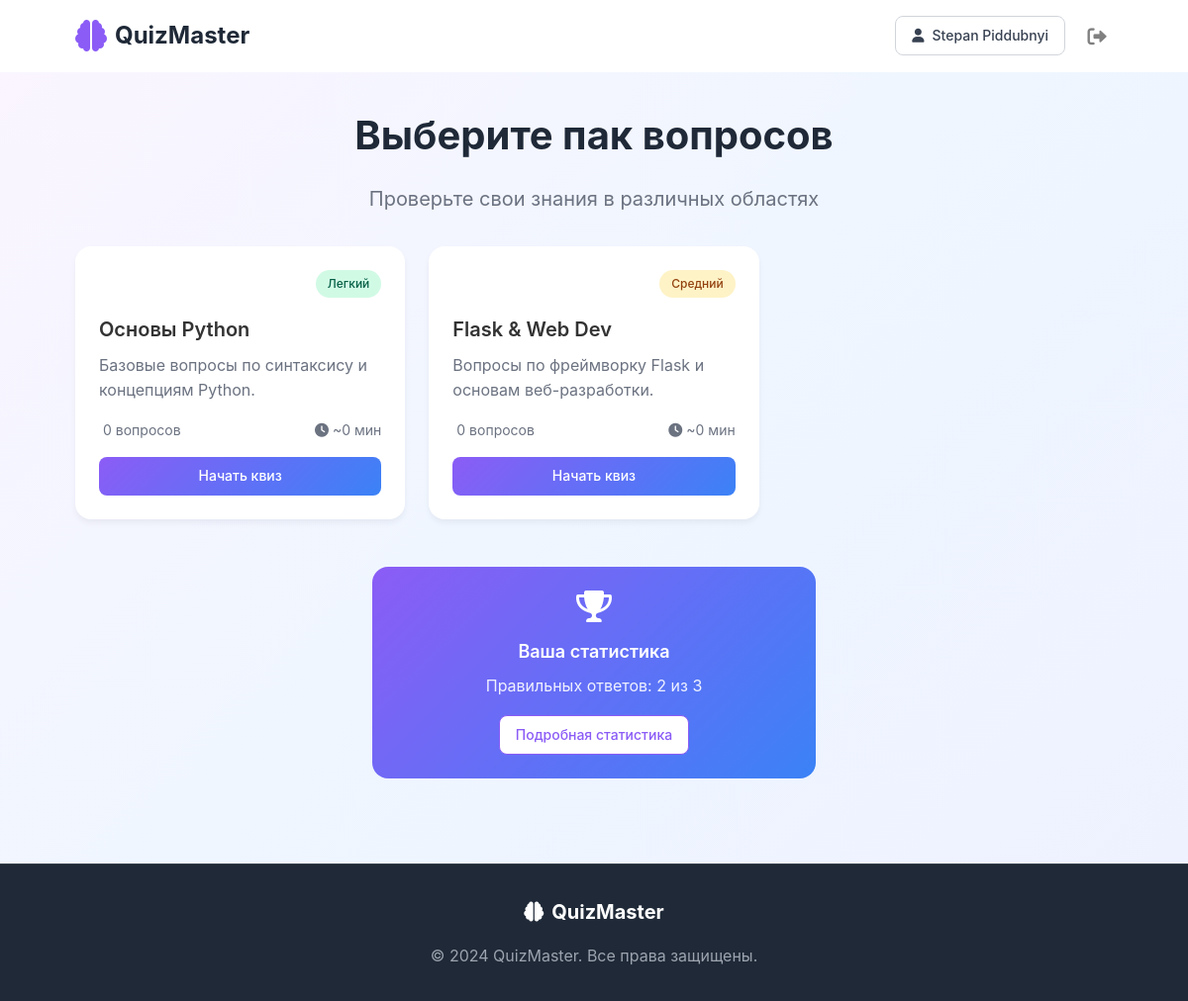
Screenshot of /packs (signed in) with the database file from the repository.
### app.py (models this page shows, shortened)
class User(db.Model):
    id = db.Column(db.Integer, primary_key=True)
    name = db.Column(db.String(80), unique=False, nullable=False)
    email = db.Column(db.String(120), unique=True, nullable=False)
    password_hash = db.Column(db.String(128), nullable=False)
    registered_at = db.Column(db.DateTime, nullable=False, default=datetime.utcnow)
    quiz_stats = db.relationship('UserQuizStat', backref='user', lazy=True)

class QuizPack(db.Model):
    id = db.Column(db.Integer, primary_key=True)
    title = db.Column(db.String(100), unique=True, nullable=False)
    description = db.Column(db.String(500), nullable=True)
    image_url = db.Column(db.String(200), nullable=True)
    color = db.Column(db.String(20), default='blue')
    difficulty = db.Column(db.String(20), default='Легкий')
    questions = db.relationship('Question', backref='quiz_pack', lazy=True)
    user_stats = db.relationship('UserQuizStat', backref='quiz_pack', lazy=True)

### app.py (the view)
@app.route("/packs")
def packs():
    if not g.user:
        flash("Пожалуйста, войдите, чтобы просматривать квизы.", "warning")
        return redirect(url_for('login'))
    all_packs = QuizPack.query.all()
    user_overall_stats = None # Инициализируем None по умолчанию
    if g.user:
        total_correct_answers = db.session.query(
            func.sum(UserQuizStat.total_correct)
        ).filter_by(user_id=g.user.id).scalar() or 0
        total_questions_answered = db.session.query(
            func.sum(UserQuizStat.total_questions)
        ).filter_by(user_id=g.user.id).scalar() or 0
        class UserOverallStats:
            def __init__(self, correct, total):
                self.correct_answers = correct
                self.total_questions = total
                self.games_played = 0 # Можно добавить, если нужно для отображения на packs
                self.best_score = 0   # Если нужно
        if total_questions_answered > 0 or total_correct_answers > 0:
            user_overall_stats = UserOverallStats(total_correct_answers, total_questions_answered)
        else:
            user_overall_stats = UserOverallStats(0, 0)
    return render_template("packs.html", packs=all_packs, user_stats=user_overall_stats)

### app.py (called while the page is built)
@app.before_request
def create_tables_if_not_exist():
    if not os.path.exists(database_path):
        with app.app_context():
            db.create_all()
            print("Database 'quiz_app.db' and tables created.")
            _create_initial_data()  # Вызываем функцию для добавления начальных данных

@app.before_request
def load_logged_in_user():
    user_id = session.get('user_id')
    if user_id is None:
        g.user = None
    else:
        g.user = User.query.get(user_id)

@app.context_processor
def inject_user():
    return dict(user=g.user)

### templates/packs.html (shortened to what this page needs)
{% extends "base.html" %}
{% block content %}
<div class="packs-bg">
    <div class="container">
        <div class="page-header">
            <h1>Выберите пак вопросов</h1>
            <p>Проверьте свои знания в различных областях</p>
        </div>
        <div class="packs-grid">
            {% for pack in packs %}
            <div class="pack-card">
                <div class="pack-header">
                    <div class="pack-indicator {{ pack.color }}"></div>
                    <div class="difficulty-badge difficulty-{{ pack.difficulty.lower() }}">
                        {{ pack.difficulty }}
                    </div>
                </div>
                <h3>{{ pack.title }}</h3>
                <p>{{ pack.description }}</p>
                <div class="pack-info">
                    <div class="pack-stat">
                        {{ pack.questions_data | length }} вопросов
                    </div>
                    <div class="pack-stat">
                        <i class="fas fa-clock"></i>
                        ~{{ (pack.questions_data | length * 0.5) | round | int }} мин
                    </div>
                </div>
                <a href="{{ url_for('quiz', pack_id=pack.id) }}" class="btn btn-primary btn-full">
                    Начать квиз
                </a>
            </div>
            {% endfor %}
        </div>
        {% if user and user_stats %}
        <div class="user-stats-card">
            <div class="stats-content">
                <i class="fas fa-trophy"></i>
                <h3>Ваша статистика</h3>
                <p>Правильных ответов: {{ user_stats.correct_answers }} из {{ user_stats.total_questions }}</p>
                <a href="{{ url_for('profile') }}" class="btn btn-secondary">
                    Подробная статистика
                </a>
            </div>
        </div>
        {% endif %}
    </div>
</div>
{% endblock %}

### templates/_header.html
    <header class="header">
        <div class="container">
            <div class="header-content">
                <a href="{{ url_for('index') }}" class="logo">
                    <i class="fas fa-brain"></i>
                    <span>QuizMaster</span>
                </a>
                <div class="header-actions">
                    {% if user %}
                        <a href="{{ url_for('profile') }}" class="btn btn-outline">
                            <i class="fas fa-user"></i>
                            {{ user.name }}
                        </a>
                        <a href="{{ url_for('logout') }}" class="btn btn-ghost btn-icon-logout">
                            <i class="fas fa-sign-out-alt"></i>
                        </a>
                    {% else %}
                        <a href="{{ url_for('login') }}" class="btn btn-outline">Войти</a>
                        <a href="{{ url_for('register') }}" class="btn btn-primary">Регистрация</a>
                    {% endif %}
                </div>
            </div>
        </div>
    </header>

### static/css/style.css (style rules this page uses)
* { margin: 0; padding: 0; box-sizing: border-box; }
html, body { height: 100%; margin: 0; padding: 0; font-family: -apple-system, BlinkMacSystemFont, "Segoe UI", Roboto, sans-serif; display: flex; flex-direction: column; font-family: -apple-system, BlinkMacSystemFont, "Segoe UI", Roboto, sans-serif; line-height: 1.6; color: #333; }
.container { width: 90%; max-width: 1200px; margin: 0 auto; padding: 0 1rem; }
.btn { display: inline-flex; align-items: center; justify-content: center; padding: 0.5rem 1rem; border: none; border-radius: 0.5rem; font-size: 0.875rem; font-weight: 500; text-decoration: none; cursor: pointer; transition: all 0.2s; gap: 0.5rem; }
.btn-primary { background: linear-gradient(135deg, #8b5cf6, #3b82f6); color: white; }
.btn-outline { border: 1px solid #d1d5db; background: white; color: #374151; }
.btn-secondary { background: white; color: #8b5cf6; border: 1px solid #8b5cf6; }
.btn-ghost { background: transparent; color: #6b7280; }
.btn-full { width: 100%; }
.header { border-bottom: 1px solid rgba(255, 255, 255, 0.2); background: rgba(255, 255, 255, 0.8); backdrop-filter: blur(10px); }
.header-content { display: flex; align-items: center; justify-content: space-between; padding: 1rem 0; }
.logo { display: flex; align-items: center; gap: 0.5rem; font-size: 1.5rem; font-weight: bold; color: #1f2937; text-decoration: none; }
.logo i { color: #8b5cf6; font-size: 2rem; }
.header-actions { display: flex; align-items: center; gap: 1rem; }
.btn-icon-logout { display: inline-flex; align-items: center; justify-content: center; width: 30px; height: 30px; border-radius: 5%; background-color: white; color: gray; font-size: 1.2rem; text-decoration: none; transition: background-color 0.3s ease; border: none; cursor: pointer; }
.packs-bg { min-height: 100vh; background: linear-gradient(135deg, #faf5ff 0%, #eff6ff 50%, #eef2ff 100%); }
.page-header { text-align: center; padding: 2rem 0; }
.page-header h1 { font-size: 2.5rem; font-weight: bold; color: #1f2937; margin-bottom: 1rem; }
.page-header p { font-size: 1.25rem; color: #6b7280; }
.packs-grid { display: grid; gap: 1.5rem; grid-template-columns: 1fr; margin-bottom: 3rem; }
@media (min-width: 768px) { .packs-grid { grid-template-columns: repeat(2, 1fr); } }
@media (min-width: 1024px) { .packs-grid { grid-template-columns: repeat(3, 1fr); } }
.pack-card { background: white; border-radius: 1rem; padding: 1.5rem; box-shadow: 0 4px 6px rgba(0, 0, 0, 0.05); transition: all 0.2s; cursor: pointer; }
.pack-header { display: flex; align-items: center; justify-content: space-between; margin-bottom: 1rem; }
.pack-indicator { width: 1rem; height: 1rem; border-radius: 50%; }
.difficulty-badge { padding: 0.25rem 0.75rem; border-radius: 9999px; font-size: 0.75rem; font-weight: 500; }
.difficulty-легкий { background: #d1fae5; color: #065f46; }
.difficulty-средний { background: #fef3c7; color: #92400e; }
.pack-card h3 { font-size: 1.25rem; font-weight: 600; margin-bottom: 0.5rem; transition: color 0.2s; }
.pack-card p { color: #6b7280; margin-bottom: 1rem; }
.pack-info { display: flex; justify-content: space-between; margin-bottom: 1rem; font-size: 0.875rem; color: #6b7280; }
.pack-stat { display: flex; align-items: center; gap: 0.25rem; }
.user-stats-card { max-width: 28rem; margin: 0 auto; margin-top: 40px; margin-bottom: 40px; background: linear-gradient(135deg, #8b5cf6, #3b82f6); color: white; border-radius: 1rem; padding: 1.5rem; text-align: center; display: flex; flex-direction: column; align-items: center; justify-content: center; }
.stats-content i { font-size: 2rem; margin-bottom: 1rem; }
.stats-content h3 { font-size: 1.125rem; font-weight: 600; margin-bottom: 0.5rem; }
.stats-content p { opacity: 0.9; margin-bottom: 1rem; }

### rows the page displays
User: name "Stepan Piddubnyi"
QuizPack: difficulty "Легкий", title "Основы Python", description "Базовые вопросы по синтаксису и концепциям Python.", questions_data|length "0", questions_data "0"
QuizPack: difficulty "Средний", title "Flask & Web Dev", description "Вопросы по фреймворку Flask и основам веб-разработки.", questions_data|length "0", questions_data "0"

### other values shown
{{ user_stats.correct_answers }} "2"
{{ user_stats.total_questions }} "3"
